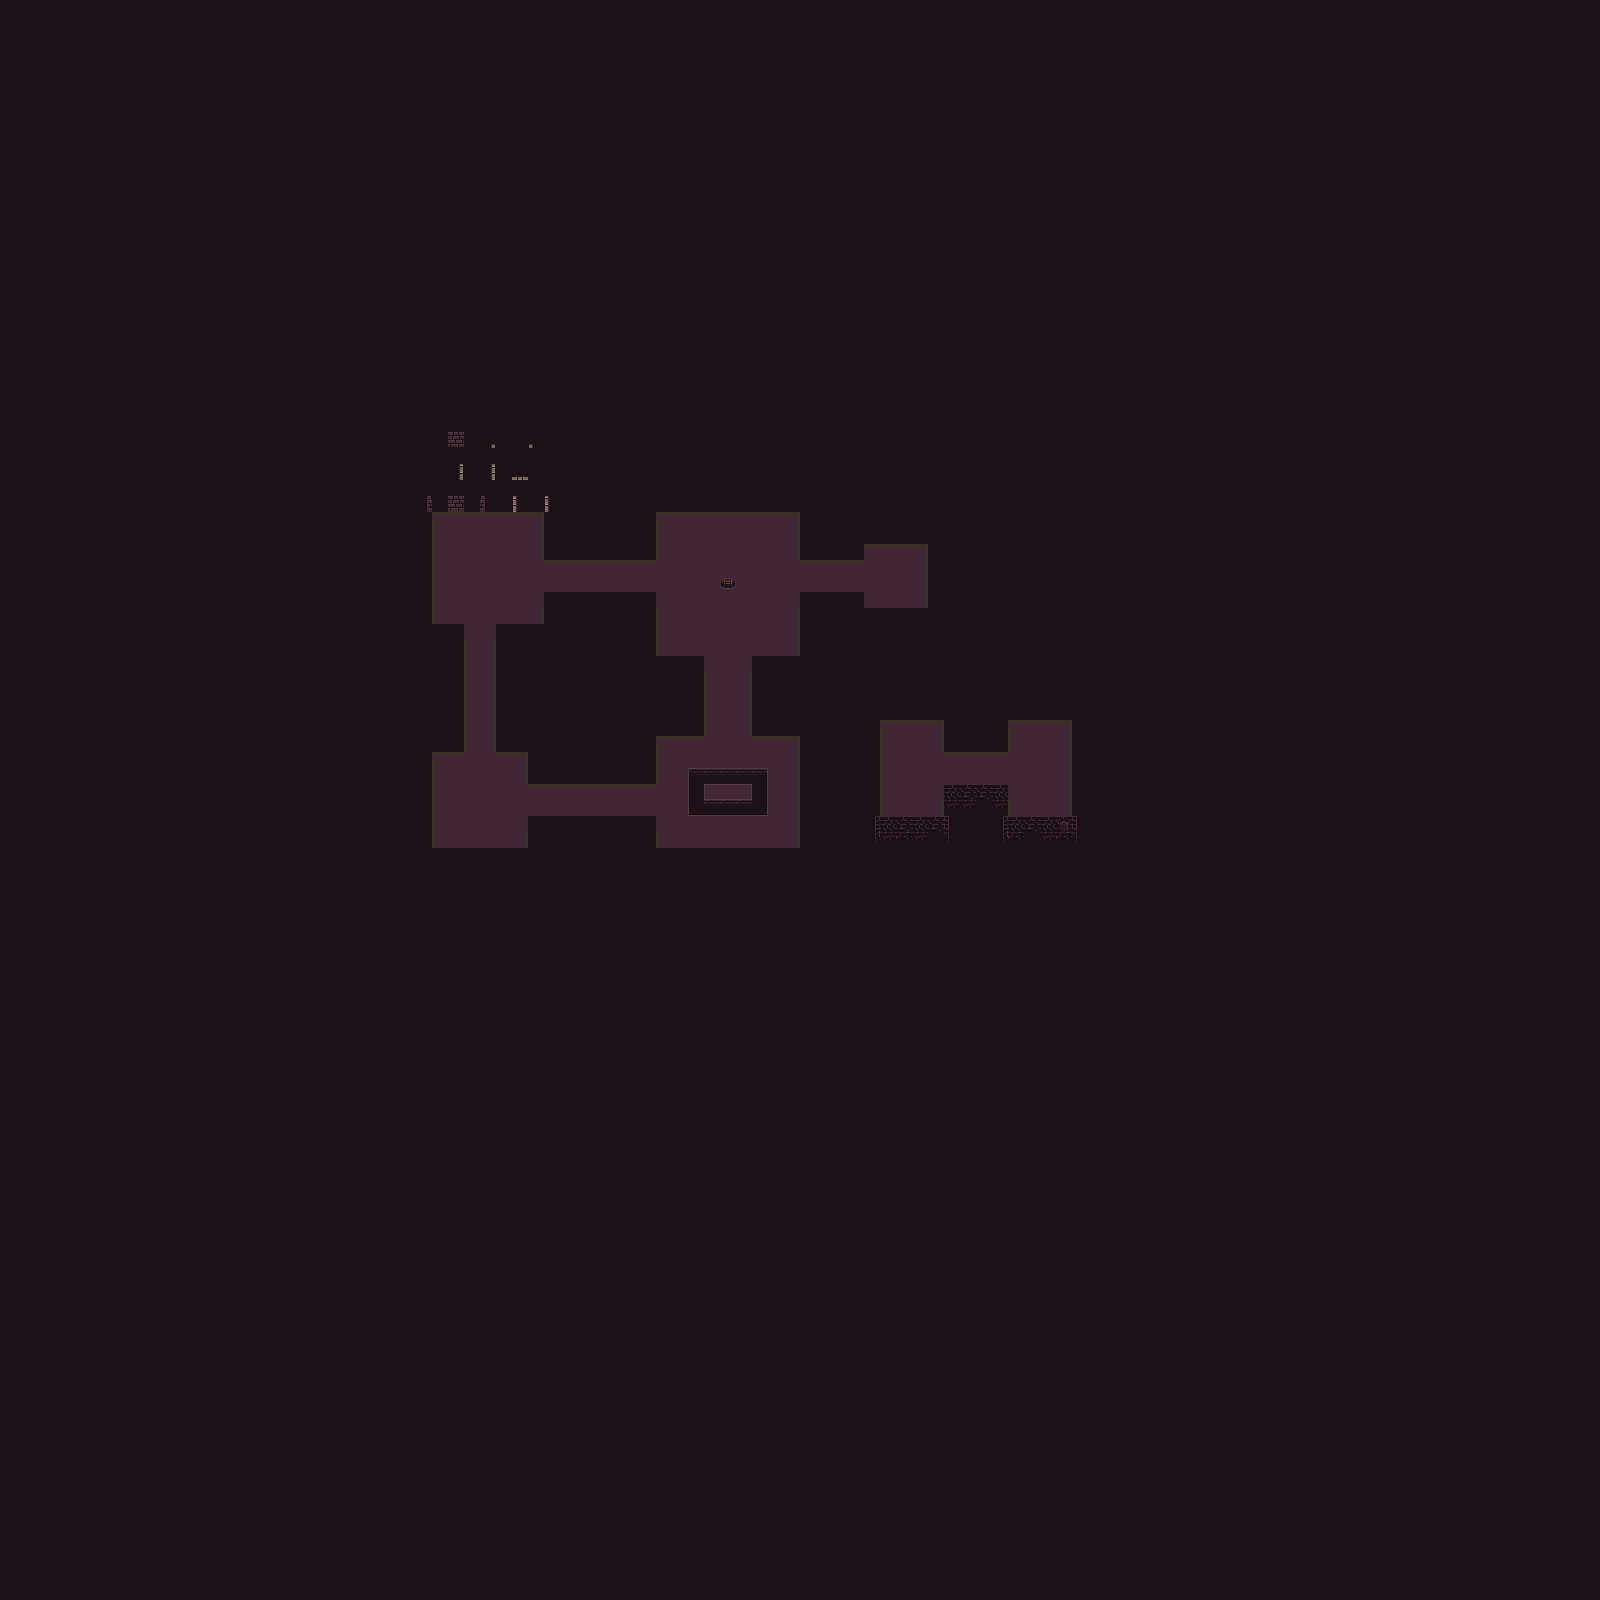

Below is a game level as drawn by its tile map, then a one-line description and the .tmx that defines it (tile-layer data replaced by summaries):
An orthogonal 100x100 tile map with 16x16 px tiles, 4 tile layers (bg, bg2, floor, walls) and 8 objects (7x wall, player).

<map version="1.5" tiledversion="1.7.2" orientation="orthogonal" renderorder="right-down" width="100" height="100" tilewidth="16" tileheight="16" infinite="0" nextlayerid="8" nextobjectid="14">
 <tileset firstgid="1" name="0x72_16x16DungeonTileset_walls.v1" tilewidth="16" tileheight="16" tilecount="256" columns="16">
  <image source="0x72_16x16DungeonTileset_walls.v1.png" width="256" height="256" />
 </tileset>
 <layer id="3" name="bg" width="100" height="100">
  <data>[10000 cells, 10000 non-empty, 1 distinct tile ids]</data>
 </layer>
 <layer id="7" name="bg2" width="100" height="100">
  <data>[10000 cells, 41 non-empty, 17 distinct tile ids]</data>
 </layer>
 <layer id="5" name="floor" width="100" height="100">
  <data>[10000 cells, 361 non-empty, 11 distinct tile ids]</data>
 </layer>
 <layer id="6" name="walls" width="100" height="100">
  <data>[10000 cells, 11 non-empty, 11 distinct tile ids]</data>
 </layer>
 <objectgroup id="2" name="Object" visible="0">
  <object id="2" name="wall" x="496" y="620" width="52" height="20" />
  <object id="4" name="player" x="488" y="552" width="12" height="12" />
  <object id="7" name="wall" x="428" y="620" width="36" height="20" />
  <object id="8" name="wall" x="428" y="492" width="4" height="128" />
  <object id="9" name="wall" x="432" y="492" width="116" height="20" />
  <object id="10" name="wall" x="544" y="512" width="4" height="28" />
  <object id="11" name="wall" x="544" y="540" width="112" height="20" />
  <object id="13" name="wall" x="544" y="588" width="112" height="32" />
 </objectgroup>
</map>
